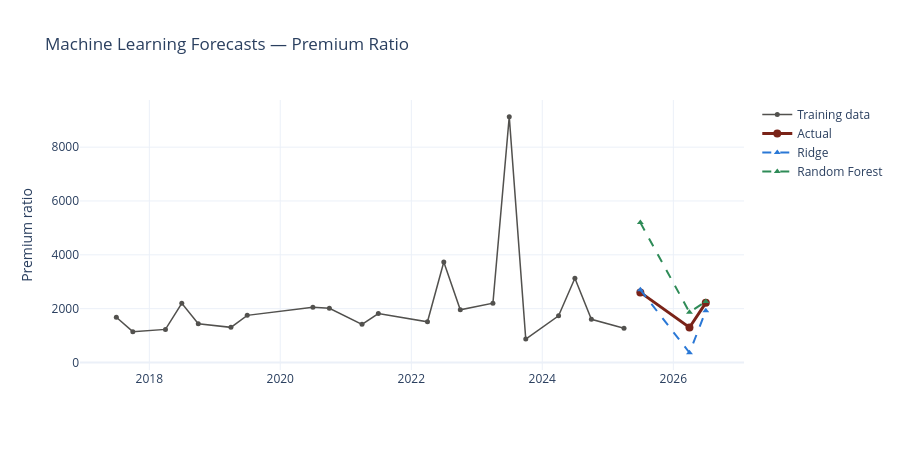

The cell this chart's notebook holds for it:
### Markdown cell above
## 7 — Machine Learning: Ridge Regression & Random Forest

We engineer features from the premium-ratio series (lags, rolling stats, quarter-of-year) and fit Ridge and Random Forest regressors.

### Code cell
from sklearn.linear_model import Ridge
from sklearn.ensemble import RandomForestRegressor
from sklearn.metrics import mean_squared_error, mean_absolute_error

# Feature engineering on quarterly premium-ratio series
def make_features_q(series):
    feat = pd.DataFrame(index=series.index)
    feat['lag_1'] = series.shift(1)
    feat['lag_2'] = series.shift(2)
    feat['lag_3'] = series.shift(3)
    feat['roll_mean_2'] = series.shift(1).rolling(2, min_periods=1).mean()
    feat['roll_std_2']  = series.shift(1).rolling(2, min_periods=1).std().fillna(0)
    # Quarter-of-year (Q2 = autumn expos, Q3 = Palermo)
    feat['quarter_num'] = series.index.quarter if hasattr(series.index, 'quarter') else 2
    feat['is_palermo'] = (feat['quarter_num'] == 3).astype(int)
    return feat

pr_series = quarterly.set_index('date')['premium_ratio']
X_all = make_features_q(pr_series)
y_all = pr_series

mask = X_all.notna().all(axis=1)
X_all, y_all = X_all[mask], y_all[mask]

X_tr = X_all.iloc[:-HORIZON]
y_tr = y_all.iloc[:-HORIZON]
X_te = X_all.iloc[-HORIZON:]
y_te = y_all.iloc[-HORIZON:]

ml_models = {
    'Ridge': Ridge(alpha=10.0),
    'Random Forest': RandomForestRegressor(n_estimators=200, max_depth=3,
                                           random_state=42),
}

for name, model in ml_models.items():
    model.fit(X_tr, y_tr)
    preds = model.predict(X_te)
    forecasts[name] = preds

# ── ML forecasts (interactive) ───────────────────────────────────
fig = go.Figure()
fig.add_trace(go.Scatter(
    x=train_q['date'], y=train_q['premium_ratio'],
    mode='lines+markers', name='Training data',
    line=dict(color=UOE_GREY, width=1.5), marker=dict(size=5),
    hovertemplate='%{x|%Y-Q}<br>Ratio: %{y:.1f}x<extra>Training</extra>'
))
fig.add_trace(go.Scatter(
    x=test_q['date'], y=test_q['premium_ratio'],
    mode='lines+markers', name='Actual',
    line=dict(color=UOE_RED, width=3), marker=dict(size=8),
    hovertemplate='%{x|%Y-Q}<br>Ratio: %{y:.1f}x<extra>Actual</extra>'
))

colours = {'Ridge': UOE_BLUE, 'Random Forest': UOE_GREEN}
for name in ['Ridge', 'Random Forest']:
    fc_arr = np.array(forecasts[name])[:len(test_q)]
    fig.add_trace(go.Scatter(
        x=test_q['date'], y=fc_arr,
        mode='lines+markers', name=name,
        line=dict(color=colours[name], width=2, dash='dash'),
        marker=dict(size=6, symbol='triangle-up'),
        hovertemplate='%%{x|%%Y-Q}<br>Ratio: %%{y:.1f}x<extra>%s</extra>' % name
    ))

fig.update_layout(title='Machine Learning Forecasts — Premium Ratio',
                  yaxis_title='Premium ratio', height=450)
fig.show()

### Figure 1 — Plotly figure (JSON) as saved in the notebook; plotly's stock layout.template omitted (floating-point values rounded to 4 significant figures)
{"data": [{"hovertemplate": "%{x|%Y-Q}<br>Ratio: %{y:.1f}x<extra>Training</extra>", "line": {"color": "#52514e", "width": 1.5}, "marker": {"size": 5}, "mode": "lines+markers", "name": "Training data", "type": "scatter", "x": ["2017-07-01T00:00:00.000000", "2017-10-01T00:00:00.000000", "2018-04-01T00:00:00.000000", "2018-07-01T00:00:00.000000", "2018-10-01T00:00:00.000000", "2019-04-01T00:00:00.000000", "2019-07-01T00:00:00.000000", "2020-07-01T00:00:00.000000", "2020-10-01T00:00:00.000000", "2021-04-01T00:00:00.000000", "2021-07-01T00:00:00.000000", "2022-04-01T00:00:00.000000", "2022-07-01T00:00:00.000000", "2022-10-01T00:00:00.000000", "2023-04-01T00:00:00.000000", "2023-07-01T00:00:00.000000", "2023-10-01T00:00:00.000000", "2024-04-01T00:00:00.000000", "2024-07-01T00:00:00.000000", "2024-10-01T00:00:00.000000", "2025-04-01T00:00:00.000000"], "y": [1683.0, 1147.0, 1230.0, 2201.0, 1442.0, 1305.0, 1751.0, 2052.0, 2017.0, 1418.0, 1819.0, 1513.0, 3736.0, 1959.0, 2205.0, 9133.0, 870.1, 1733.0, 3129.0, 1604.0, 1270.0]}, {"hovertemplate": "%{x|%Y-Q}<br>Ratio: %{y:.1f}x<extra>Actual</extra>", "line": {"color": "#7A2318", "width": 3}, "marker": {"size": 8}, "mode": "lines+markers", "name": "Actual", "type": "scatter", "x": ["2025-07-01T00:00:00.000000", "2026-04-01T00:00:00.000000", "2026-07-01T00:00:00.000000"], "y": [2604.0, 1301.0, 2216.0]}, {"hovertemplate": "%{x|%Y-Q}<br>Ratio: %{y:.1f}x<extra>Ridge</extra>", "line": {"color": "#2a78d6", "dash": "dash", "width": 2}, "marker": {"size": 6, "symbol": "triangle-up"}, "mode": "lines+markers", "name": "Ridge", "type": "scatter", "x": ["2025-07-01T00:00:00.000000", "2026-04-01T00:00:00.000000", "2026-07-01T00:00:00.000000"], "y": [2704.0, 362.4, 1918.0]}, {"hovertemplate": "%{x|%Y-Q}<br>Ratio: %{y:.1f}x<extra>Random Forest</extra>", "line": {"color": "#2E8B57", "dash": "dash", "width": 2}, "marker": {"size": 6, "symbol": "triangle-up"}, "mode": "lines+markers", "name": "Random Forest", "type": "scatter", "x": ["2025-07-01T00:00:00.000000", "2026-04-01T00:00:00.000000", "2026-07-01T00:00:00.000000"], "y": [5196.0, 1866.0, 2268.0]}], "layout": {"height": 450, "title": {"text": "Machine Learning Forecasts — Premium Ratio"}, "yaxis": {"title": {"text": "Premium ratio"}}}}
